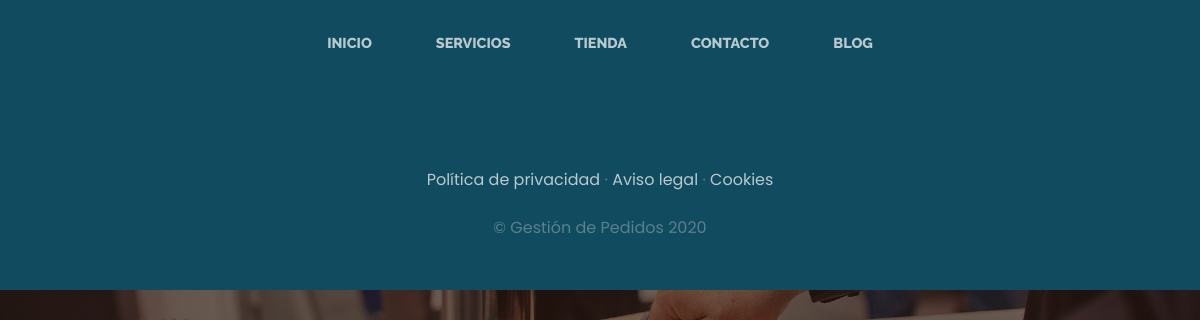
The app's page /tienda/, older data.
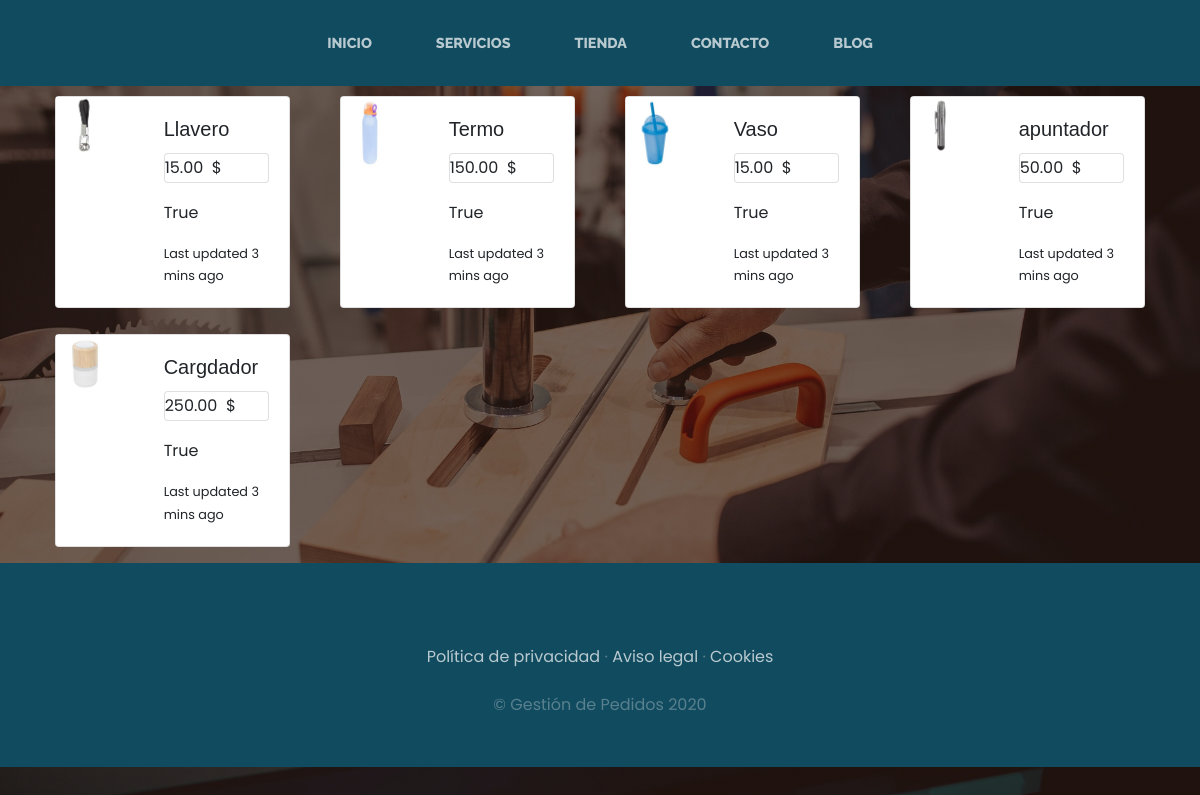
The same page, newer data.
### tienda/models.py (models this page shows, shortened)
class Producto(models.Model):
    nombre = models.CharField(max_length=50)
    precio = models.DecimalField(max_digits=10, decimal_places=2)
    categoria = models.ForeignKey(CategoriaProd, on_delete=models.CASCADE)
    imagen = models.ImageField(upload_to='productos', null=True, blank=True)
    disponibilidad = models.BooleanField(default=True)
    create = models.DateField(auto_now_add=True)
    update = models.DateField(auto_now=True)
    class Meta:
        verbose_name = 'Producto'
        verbose_name_plural = 'Productos'

### tienda/views.py (the view)
# urls.py: path('tienda/', include('tienda.urls')), # Aplicacion de Tiendas
def tienda(request):
    productos = Producto.objects.all()
    return render(request, "tienda/tienda.html", {"productos": productos})

### tienda/templates/tienda/tienda.html
{% extends "appFrontend/indexMaster.html" %}
{% load static %}
{% block content %}
<div class="container">
    <div class="row">
        {% for prod in productos %}
        <div class="col-md-3">
            <div class="card mb-3" style="max-width: 540px; margin: 10px 10px;">
                <div class="row g-0">
                    <div class="col-md-4">
                        <img src="{{ prod.imagen.url }}" class="img-fluid rounded-start" alt="...">
                    </div>
                    <div class="col-md-8">
                        <div class="card-body">
                            <h5 class="card-title">{{prod.nombre}}</h5>
                            <p class="card text">{{prod.precio}}&nbsp; $</p>
                            <p class="card-text">{{prod.disponibilidad}}</p>
                            <p class="card-text"><small class="text-body-secondary">Last updated 3 mins ago</small></p>
                        </div>
                    </div>
                </div>
            </div>
        </div>
        {% endfor %}
    </div>
</div>
{% endblock %}

### appFrontend/templates/appFrontend/indexMaster.html (shortened to what this page needs)
<html>
<head>
  {% load static %}
  <link href="{% static 'appFrontend/vendor/bootstrap/css/bootstrap.min.css' %}" rel="stylesheet" />
  <link href="{% static 'appFrontend/css/gestion.css' %}" rel="stylesheet" />
</head>
<body>
  <nav class="navbar navbar-expand-lg navbar-dark py-lg-4" id="mainNav">
    <div class="container">
      <div class="collapse navbar-collapse" id="navbarResponsive">
        <ul class="navbar-nav mx-auto">
          <li class="nav-item {% if request.path == '/' %} activate {% endif %} px-lg-4">
            <a class="nav-link text-uppercase text-expanded" href="{% url 'home' %}">Inicio</a>
          </li>
          <li class="nav-item {% if request.path == '/servicios/' %} activate {% endif %} px-lg-4">
            <a class="nav-link text-uppercase text-expanded" href="{% url 'servicios' %}">Servicios</a>
          </li>
          <li class="nav-item  {% if request.path == '/tienda/' %} activate {% endif %} px-lg-4">
            <a class="nav-link text-uppercase text-expanded" href="{% url 'tienda' %}">Tienda</a>
          </li>
          <li class="nav-item  {% if request.path == '/contacto/' %} activate {% endif %} px-lg-4">
            <a class="nav-link text-uppercase text-expanded" href="{% url 'contacto' %}">Contacto</a>
          </li>
          <li class="nav-item px-lg-4 {% if request.path|slice:':6' == '/blog/' %}activate{% endif %}">
            <a class="nav-link text-uppercase text-expanded" href="{% url 'blog' %}">Blog</a>
          </li>
        </ul>
      </div>
    </div>
  </nav>
  {% block content %}
  {% endblock %}
  <footer class="footer text-faded text-center py-5">
    <div class="container">
      <p class="m-0 mbt">
        <a href="sample.html" class="link">Política de privacidad</a> ·
        <a href="sample.html" class="link">Aviso legal</a> ·
        <a href="sample.html" class="link">Cookies</a>
      </p>
      <p class="m-0 mbt1">&copy; Gestión de Pedidos 2020</p>
    </div>
  </footer>
</body>
</html>

### appFrontend/static/appFrontend/css/gestion.css (style rules this page uses)
body { font-family: 'Poppins', sans-serif; background: linear-gradient(rgba(47, 23, 15, 0.65), rgba(47, 23, 15, 0.65)), url("../img/bg_m.jpg"); background-attachment: fixed; background-position: center; background-size: cover; }
h1, h2, h3, h4, h5, h6 { font-family: sans-serif; }
p { line-height: 1.75; }
.text-faded { color: rgba(255, 253, 253, 0.3); }
#mainNav { background-color: #114B5F; font-family: 'Raleway'; }
#mainNav .navbar-nav .nav-item .nav-link { color: rgba(255, 255, 255, 0.7); font-weight: 800; }
@media (min-width: 992px) { #mainNav .navbar-nav .nav-item .nav-link { font-size: 0.9rem; } }
.footer { background-color: #114B5F; }
.mbt { padding-top: 2rem; }
.mbt1 { padding-top: 1.25rem; }
a.link { color: rgba(255, 255, 255, 0.7); }

Row changes from the older to the newer data that the page shows:
added Producto: imagen (picture), nombre "Llavero", precio "15.00", disponibilidad "True"
added Producto: imagen (picture), nombre "Termo", precio "150.00", disponibilidad "True"
added Producto: imagen (picture), nombre "Vaso", precio "15.00", disponibilidad "True"
added Producto: imagen (picture), nombre "apuntador", precio "50.00", disponibilidad "True"
added Producto: imagen (picture), nombre "Cargdador", precio "250.00", disponibilidad "True"
